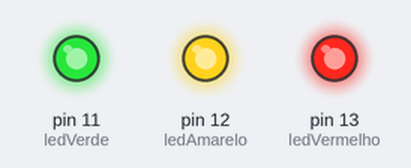
This sketch was run on a simulated Arduino Uno, built with avr-gcc and run on an emulated ATmega328P. Parts: output pins drawn as LEDs (lit = HIGH).

Above: at 0.5 s.
At 3.5 s:
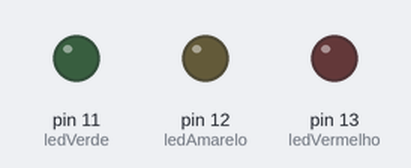
Timing chart, 0 to 4.6 s (numbered marks = the images above):
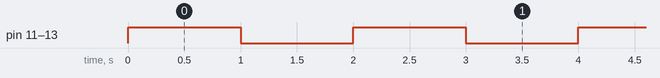

The sketch:

acenderTudo.ino
```cpp
//variáveis
int ledVermelho = 13;
int ledAmarelo = 12;
int ledVerde = 11;

void setup() {
  // inicializa as variáveis e portas
  pinMode(ledVermelho, OUTPUT);
  pinMode(ledAmarelo, OUTPUT);
  pinMode(ledVerde, OUTPUT);
}

void loop() {

    //Acende o LED
    digitalWrite(ledVermelho, HIGH);
    digitalWrite(ledAmarelo, HIGH);
    digitalWrite(ledVerde, HIGH);

    delay(1000);

    //Apaga o LED
    digitalWrite(ledVermelho, LOW);
    digitalWrite(ledAmarelo, LOW);
    digitalWrite(ledVerde, LOW);

    delay(1000);

}
```

Measured:
- by itself, pin 11 (ledVerde), pin 12 (ledAmarelo), pin 13 (ledVermelho): alternates HIGH for 1.0 s and LOW for 1.0 s
